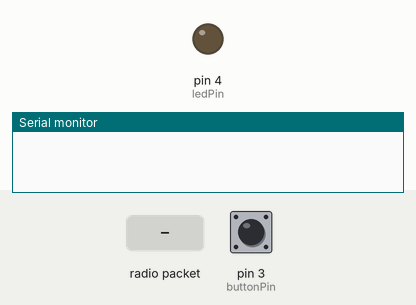
A sketch run on a simulated Arduino Uno, built with avr-gcc and run on an emulated ATmega328P. On the bench: output pins drawn as LEDs (lit = HIGH), the last lines printed to the serial monitor. The inputs (shaded band) are chosen by the test bench; at power-on: pin 3 (buttonPin) HIGH. No radio packets arrive unless stated.

Above: at 1.2 s.
1.3 s: pin 3 (buttonPin) pulled LOW for 0.15 s
At 1.9 s:
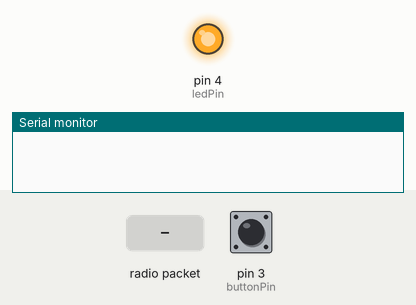
4.4 s: radio packet "1" arrives
At 11.9 s:
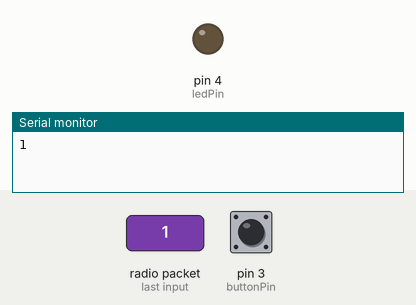
Timing chart, 0 to 13.4 s (numbered marks = the images above; inputs shaded):
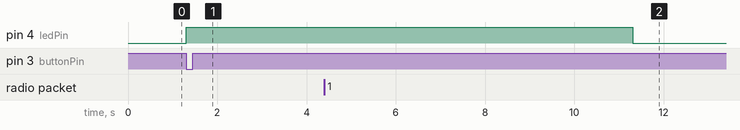

The sketch:

master_czerwony.ino
```cpp
#include <SPI.h>
#include <nRF24L01.h>
#include <RF24.h>

RF24 radio(7, 8); // CE, CSN

const byte addresses[][6] = {"ZolNieb", "ZolCze","ZolZiel","NiebZol","CzeZol","ZielZol"};

const int buttonPin = 3;
const int ledPin =  4;
int buttonState = 0;

void setup() {
  Serial.begin(9600);
  radio.begin();


  radio.setPALevel(RF24_PA_MAX);
  pinMode(ledPin, OUTPUT);
  pinMode(buttonPin, INPUT_PULLUP);

}

void loop() {

   radio.startListening();

   radio.openReadingPipe(1, addresses[3]); // NiebZol
    if (radio.available()) {
      while (!radio.available());{
      char text1[32] = "";
      radio.read(&text1, sizeof(text1));
      Serial.println(text1);
      delay(5000);
      }
    }

   radio.openReadingPipe(1, addresses[4]); // CzeZol
    if (radio.available()) {
      while (!radio.available());{
      char text1[32] = "";
      radio.read(&text1, sizeof(text1));
      Serial.println(text1);
      delay(5000);
      }
    }
   radio.openReadingPipe(1, addresses[5]); // ZielZol
    if (radio.available()) {
      while (!radio.available());{
      char text1[32] = "";
      radio.read(&text1, sizeof(text1));
      Serial.println(text1);
      delay(5000);
      }
    }

   buttonState = digitalRead(buttonPin);
   if (buttonState == LOW){

    digitalWrite(ledPin, HIGH);

   radio.stopListening();
   const char text[] = "1";
   radio.openWritingPipe(addresses[0]); // ZolNieb
   radio.write(&text, sizeof(text));
   radio.write(&text, sizeof(text));
   radio.openWritingPipe(addresses[1]); // ZolCze
   radio.write(&text, sizeof(text));
   radio.write(&text, sizeof(text));
   radio.openWritingPipe(addresses[2]); // ZolZiel
   radio.write(&text, sizeof(text));
   radio.write(&text, sizeof(text));
   delay(5000);
  }

  else {

    digitalWrite(ledPin, LOW);


  }
}
```

Measured:
- after the input at 1.3 s, pin 4 (ledPin): LOW → HIGH at once
- after the input at 4.4 s, pin 4 (ledPin): HIGH → LOW after 6.9 s instead of 1.9 s
